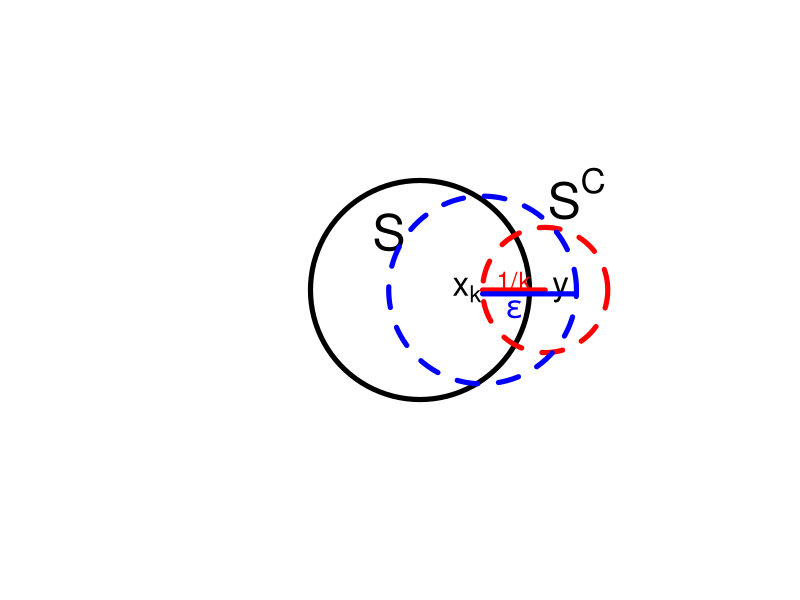

Write the R code that produced this figure.
### Delete all things in Global Environment.

rm(list = ls())  

###  Delete all things in Console.
# 1. Move cursor in console
# 2. Control + L 

######
# Section 2.1.4
######

# Theorem 
# A set $S\subset \mathbb{R}^{n}$ is closed if and only if 
# for all sequences $\{x_k\}$ such that $x_k\in S$ for each $k$ and $x_k\rightarrow x$, it is the case that $x\in S$. 


### plotmath
# https://stat.ethz.ch/R-manual/R-devel/library/grDevices/html/plotmath.html

### draw.circle
# https://www.rdocumentation.org/packages/plotrix/versions/3.7/topics/draw.circle

# install.packages("plotrix")
library(plotrix)

# draw.circle(x,y,radius,nv=100,border=NULL,col=NA,lty=1,density=NULL, angle=45,lwd=1)
plot(0:20, 0:20, xlim = c(0, 20), ylim = c(0, 20), type='n', xlab ='', ylab ='', xaxt = 'n', yaxt = 'n', frame = FALSE)

### S: subset of M
# S; (10, 10) with r = 3
draw.circle(10, 10, 3.5, border = 'black', lty = 1, lwd = 5)
text(9, 13, c('S'), col = 'black', cex = 3)
SC <- expression(paste(S^C))
text(15, 15, labels = SC, col = 'black', cex = 3)

# d(x_k, y) = 1/k; (14, 10) with r = 2
draw.circle(14, 10, 2, border = 'red', lty = 2, lwd = 5)
ballx1 <- seq(12, 14, 0.1); bally1 <- rep(10, length(ballx1))
lines(ballx1, bally1 , lty = 1, col = 'red', lwd = 5)
xk <- expression(paste(x[k]))
text(11.5, 10, labels = xk, col = 'black', cex = 2) # xk
text(14.5, 10, c('y'), col = 'black', cex = 2) # y
text(13, 10.5, c('1/k'), col = 'red', cex = 1.5) # 1/k

# d(x_k, y) < epsilon; (12, 10) with r = 3
draw.circle(12, 10, 3, border = 'blue', lty = 2, lwd = 5)
ballx2 <- seq(12, 15, 0.1); bally2 <- rep(9.8, length(ballx2))
lines(ballx2, bally2 , lty = 1, col = 'blue', lwd = 5)
epsilon <- expression(paste(epsilon))
text(13, 9, labels = epsilon, col = 'blue', cex = 2)


